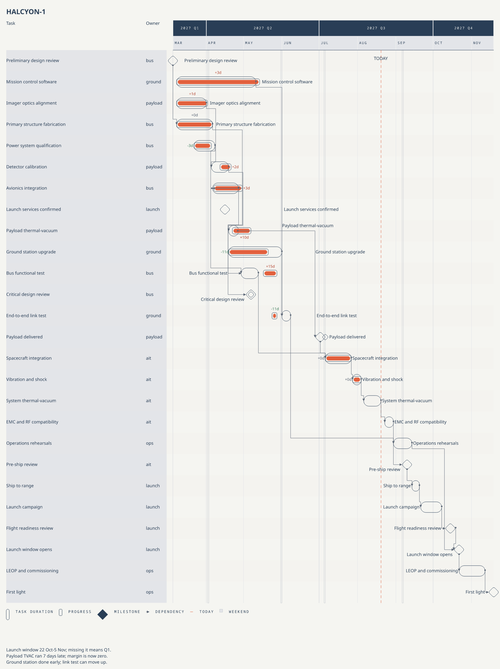
#> input picture docs/research/presentation/issue-498-bundled-default-readability-evidence-2026-09-27/halcyon-1/default.png, 500 x 669 px, shrunk from 1600 x 2140 before the run
$ python compose_comparison.py
#> lines starting #> are read from the running program, lines starting #| are printed output that depends on the picture
"""Rebuild the documented same-scale PNG comparison boards."""

from pathlib import Path

from PIL import Image, ImageDraw, ImageFont


HERE = Path(__file__).resolve().parent
REPO = HERE.parents[3]
OUT = HERE / "comparison"
FONT = REPO / "src/chrona/resources/fonts/noto-sans-bold-v1.ttf"


def board(left_path: Path, right_path: Path, right_title: str, output: str) -> None:
#> called with right_title = '13-gallery-editorial', output = 'halcyon-vs-editorial.png'
    left = Image.open(left_path).convert("RGB")
    right = Image.open(right_path).convert("RGB")
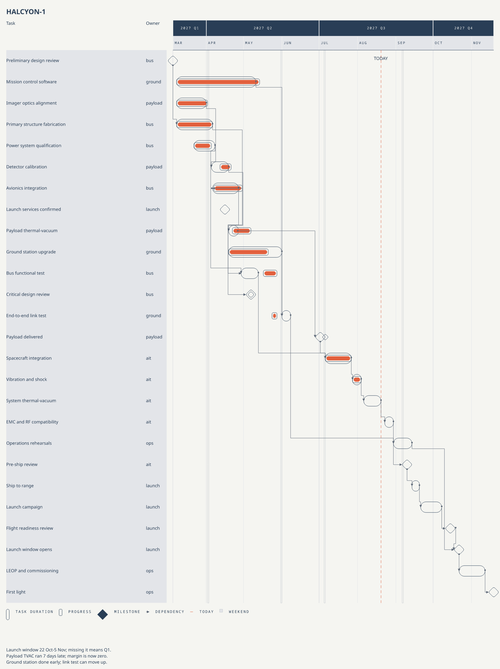
#> input picture docs/research/presentation/issue-498-bundled-default-readability-evidence-2026-09-27/13-gallery-editorial/reference.png, 500 x 669 px, shrunk from 1600 x 2140 before the run
    if left.width != right.width:
        raise ValueError(f"comparison panels must have matching width: {left.width} != {right.width}")
    heading_height = 54
    canvas = Image.new("RGB", (left.width * 2, max(left.height, right.height) + heading_height), "#d8d8d8")
#> canvas: PIL image 1000x723 RGB; every value is 216
    draw = ImageDraw.Draw(canvas)
    font = ImageFont.truetype(str(FONT), 24)
    draw.text((12, 12), "Chrona bundled default", fill="#20242b", font=font)
    draw.text((left.width + 12, 12), right_title, fill="#20242b", font=font)
    canvas.paste(left, (0, heading_height))
    canvas.paste(right, (left.width, heading_height))
    canvas.save(OUT / output, optimize=True)


def main() -> None:
    OUT.mkdir(parents=True, exist_ok=True)
    starter = HERE / "starter/default.png"
    halcyon = HERE / "halcyon-1/default.png"
    reference = HERE / "13-gallery-editorial/reference.png"
    board(halcyon, reference, "13-gallery-editorial", "halcyon-vs-editorial.png")
    board(starter, reference, "13-gallery-editorial — full figure", "starter-vs-editorial.png")
#> call 2 of board, with right_title = '13-gallery-editorial — full figure', output = 'starter-vs-editorial.png'
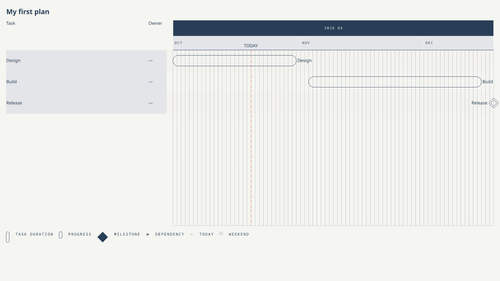
#> input picture docs/research/presentation/issue-498-bundled-default-readability-evidence-2026-09-27/starter/default.png, 500 x 281 px, shrunk from 1600 x 900 before the run
#> in board (call 2), `canvas.paste(left, (0, heading_height))`:
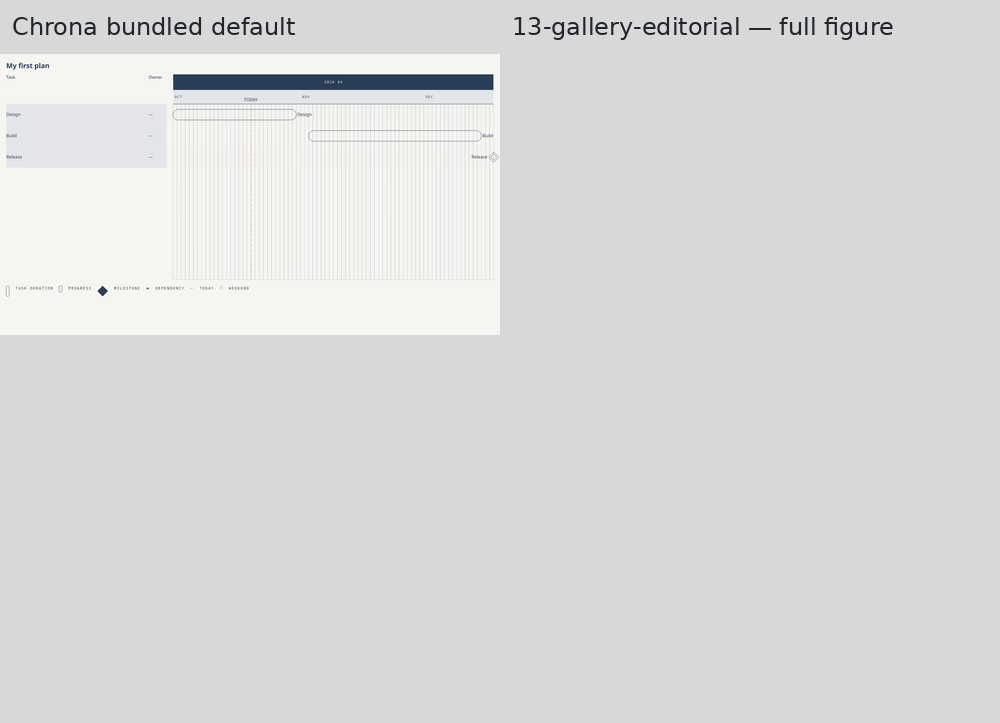
#> canvas: PIL image 1000x723 RGB; mean R, G, B 218.5, 218.7, 218.4
#> in board (call 2), `canvas.paste(right, (left.width, heading_height))`:
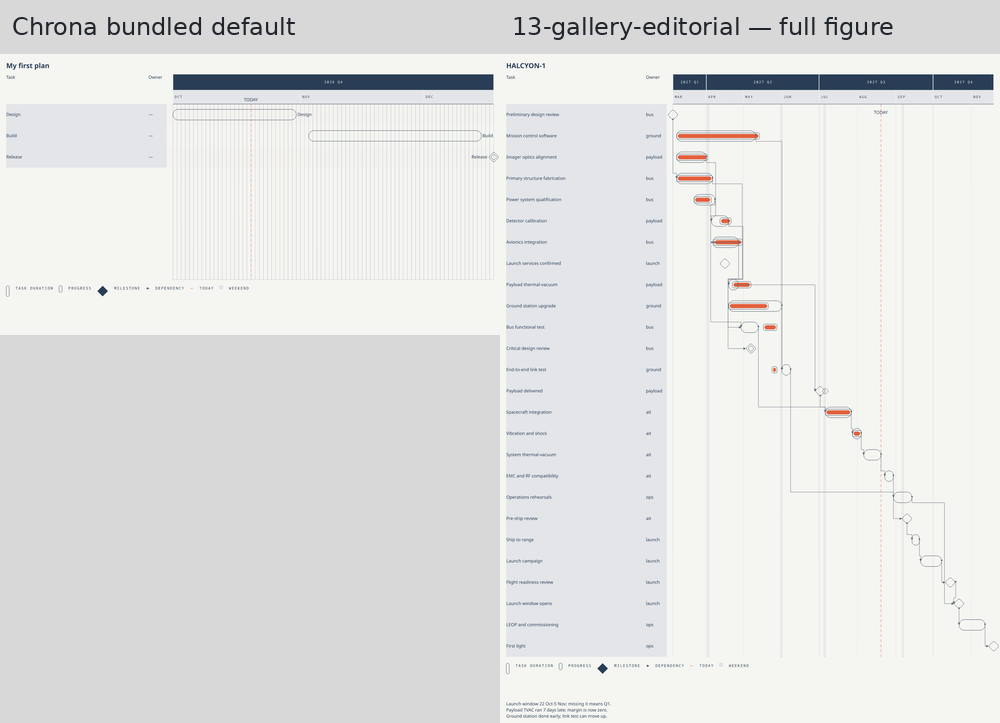
#> canvas: PIL image 1000x723 RGB; mean R, G, B 227.2, 227.7, 226.9
    reference_image = Image.open(reference).convert("RGB")
    starter_image = Image.open(starter).convert("RGB")
    top = reference_image.crop((0, 0, reference_image.width, starter_image.height))
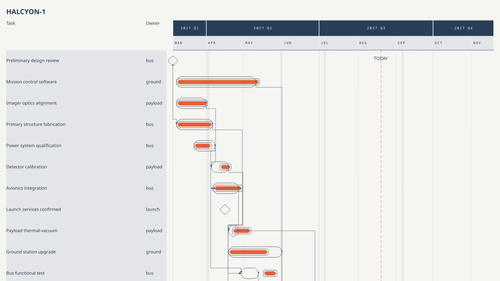
#> top: PIL image 500x281 RGB; mean R, G, B 230, 230.6, 230
    crop_path = OUT / "editorial-top.png"
    top.save(crop_path, optimize=True)
    board(starter, crop_path, "13-gallery-editorial — top 900 px crop", "starter-vs-editorial-top.png")
#> call 3 of board, with right_title = '13-gallery-editorial — top 900 px crop', output = 'starter-vs-editorial-top.png'
#> in board (call 3), `canvas = Image.new("RGB", (left.width * 2, max(left.height, right.heig..`: canvas: PIL image 1000x335 RGB; every value is 216
#> in board (call 3), `canvas.paste(left, (0, heading_height))`:
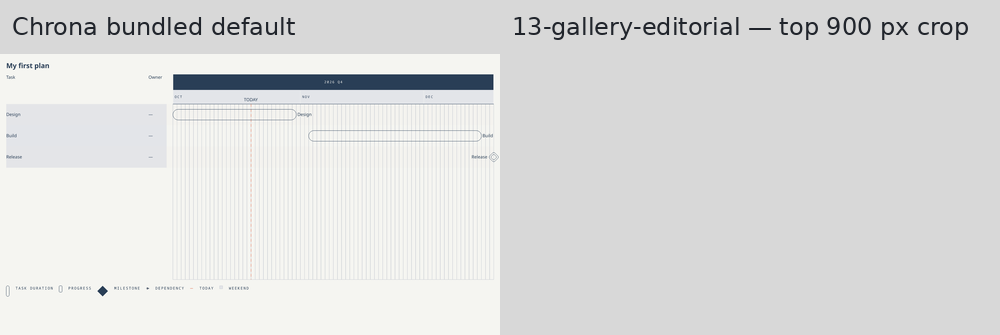
#> canvas: PIL image 1000x335 RGB; mean R, G, B 221.2, 221.7, 221
#> in board (call 3), `canvas.paste(right, (left.width, heading_height))`:
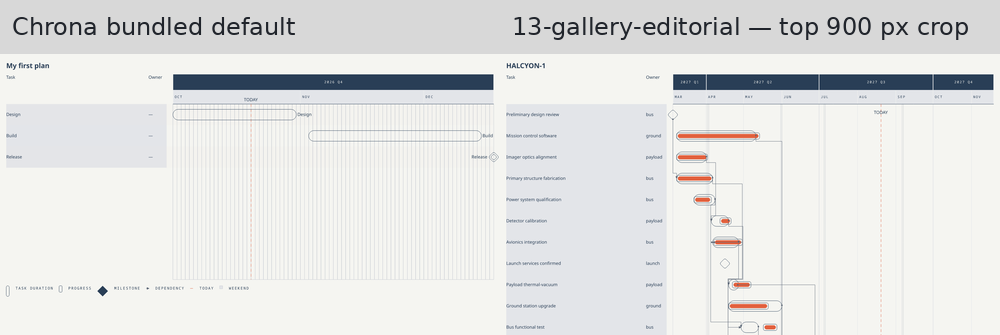
#> canvas: PIL image 1000x335 RGB; mean R, G, B 227.1, 227.8, 226.9


if __name__ == "__main__":
    main()
